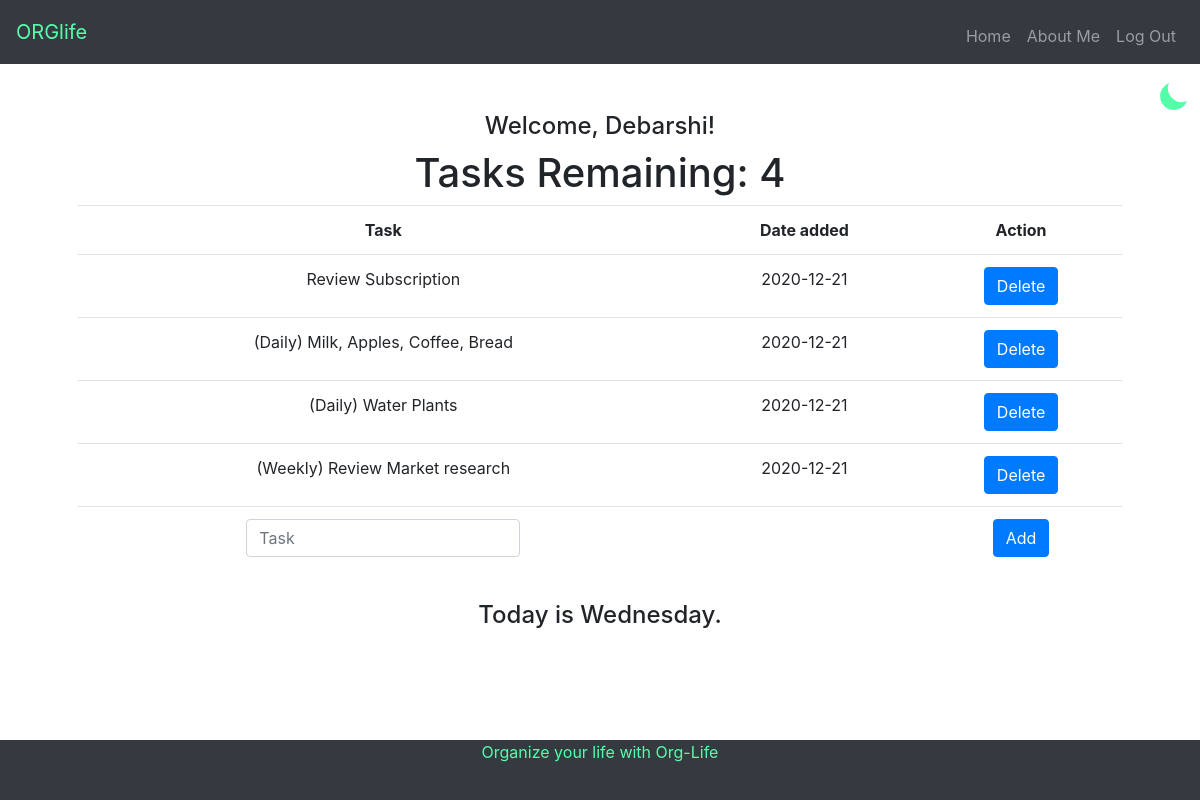
The page /home (signed in) on the database its author committed.
### tables this page shows
CREATE TABLE 'users' ('id' integer PRIMARY KEY AUTOINCREMENT NOT NULL, 'username' text NOT NULL, 'hash' text NOT NULL);

CREATE TABLE 'todo' ('id' integer PRIMARY KEY AUTOINCREMENT NOT NULL, 'user_id' integer NOT NULL, 'task' text NOT NULL, 'time'  time DEFAULT CURRENT_TIME  , 'date'  date DEFAULT CURRENT_DATE  );

### application.py (the view)
@app.route("/home")
@login_required
def index():
    num = db.execute("SELECT COUNT(*) AS NUM FROM todo WHERE user_id=:user_id", user_id=session["user_id"])
    rows = db.execute("SELECT username FROM users WHERE id = :user_id",
        user_id=session["user_id"])
    name=rows[0]["username"]
    table = db.execute("SELECT * FROM todo WHERE user_id = :user_id", user_id=session["user_id"])
    return render_template("index.html",num=num,  name=name, table=table)

### application.py (called while the page is built)
@app.after_request
def after_request(response):
    response.headers["Cache-Control"] = "no-cache, no-store, must-revalidate"
    response.headers["Expires"] = 0
    response.headers["Pragma"] = "no-cache"
    return response

### helpers.py (called while the page is built)
def login_required(f):
    @wraps(f)
    def decorated_function(*args, **kwargs):
        if session.get("user_id") is None:
            return redirect("/login")
        return f(*args, **kwargs)
    return decorated_function

### templates/index.html (shortened to what this page needs)
{% extends "layout.html" %}
{% block main %}
    <svg xmlns="http://www.w3.org/2000/svg" width="32" height="32" fill="currentColor" class="bi bi-moon fas fa-moon fa-2x" viewBox="0 0 16 16">
        <path fill-rule="evenodd" d="M14.53 10.53a7 7 0 0 1-9.058-9.058A7.003 7.003 0 0 0 8 15a7.002 7.002 0 0 0 6.53-4.47z"/>
    </svg>
    <h4>Welcome, {{ name }}!</h4>
    {% for ui in num %}
        <h1>Tasks Remaining: {{ ui.NUM }}</h1>
    {% endfor %}
    <table class="table">
        <tr>
            <th>Task</th>
            <th>Date added</th>
            <th>Action</th>
        </tr>
        {% for c_task in table %}
        <tr>
            <td>{{c_task.task}}</td>
            <td>{{c_task.date}}</td>
            <td><a class="btn btn-primary" href="/delete/{{ c_task.id }}" role="button" >Delete</a></td>
        </tr>
        {% endfor %}
        <form action="/add" method="post">
            <tr>
                <td>
                    <div class="form-group">
                    <input autocomplete="off" autofocus class="form-control" name="task" placeholder="Task" type="text">
                    </div>
                </td>
                <td></td>
                <td>
                    <button class="btn btn-primary" type="submit">Add</button>
                </td>
            </tr>
        </form>
    </table>
    <h4>
        Today is
        <span id="weekday">
        </span>.</br>
    </h4>
{% endblock %}

### templates/layout.html (shortened to what this page needs)
<!DOCTYPE html>
<html lang="en">
    <head>
        <link href="https://maxcdn.bootstrapcdn.com/bootstrap/4.1.3/css/bootstrap.min.css" rel="stylesheet">
        <link href="/static/styles.css" rel="stylesheet">
    </head>
    <body>
        <nav class="navbar navbar-expand-md navbar-dark bg-dark">
            <a class="navbar-brand" href="/"><span class="green">ORGlife</span></a>
            <div class="collapse navbar-collapse" id="navbar">
                {% if session.user_id %}
                    <ul class="navbar-nav ml-auto mt-2">
                        <li class="nav-item"><a class="nav-link" href="/home">Home</a></li>
                        <li class="nav-item"><a class="nav-link" href="/about">About Me</a></li>
                        <li class="nav-item"><a class="nav-link" href="/logout">Log Out</a></li>
                    </ul>
                {% else %}
                    <ul class="navbar-nav ml-auto mt-2">
                        <li class="nav-item"><a class="nav-link" href="/about">About Me</a></li>
                        <li class="nav-item"><a class="nav-link" href="/register">Register</a></li>
                        <li class="nav-item"><a class="nav-link" href="/login">Sign In</a></li>
                    </ul>
                {% endif %}
            </div>
        </nav>
        <main class="container p-5">
            {% block main %}{% endblock %}
        </main>
        <footer class="medium text-center bg-dark">Organize your life with Org-Life</footer>
    </body>
</html>

### static/styles.css (style rules this page uses)
main { overflow-x: auto; text-align: center; }
main .form-control { display: inline-block; width: auto; }
nav .navbar-brand .green { color: #55ffaa; }
footer { position:fixed; bottom:0; width:100%; height:60px; color: #55ffaa; }
body { text-align: center; background-color: #efefefe; }
.fas { cursor: pointer; position: absolute; top: 80px; right: 10px; color: #55ffaa; }

### rows shown on the page
users: username "Debarshi"
todo: task "Review Subscription", date "2020-12-21"
todo: task "(Daily) Milk, Apples, Coffee, Bread", date "2020-12-21"
todo: task "(Daily) Water Plants", date "2020-12-21"
todo: task "(Weekly) Review Market research", date "2020-12-21"

### other values the page prints
{{ ui.NUM }} "4"
